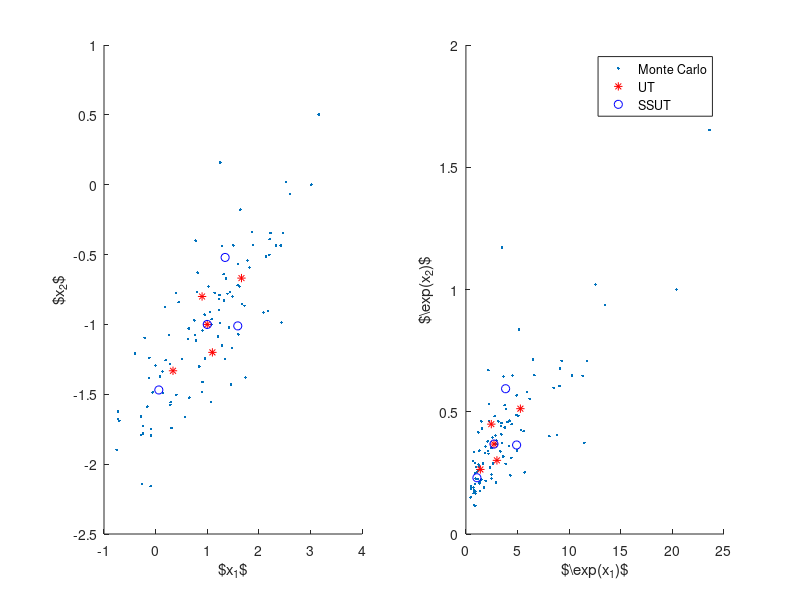

MATLAB code for this plot:
clear all
close all


x = [1 -1]'; 
P = [.9 .4; .4 .3];
r = mvnrnd(x, P, 100);
% [sqrt_Sigma, p] = chol(Sigma,'lower'); % Cholesky decomposition, lower triangular matrix
[V,D] = eig(P);
sqrt_P = V*sqrtm(D);


alfa = 0.5;
kappa = 0;
beta = 2;

nx = 2;

lambda = alfa^2*(nx + kappa) - nx;           % scaling parameter
w_m = lambda/(nx + lambda);
w_c = lambda/(nx + lambda) + (1 - alfa^2 + beta);
for i = 2:(2*nx + 1)
    w_m(i) = 0.5/(nx+lambda);
    w_c(i) = w_m(i);
end

L = 5;

eta = sqrt(nx + lambda);
X_P1 =    eta*sqrt_P;
X_P2 =  - eta*sqrt_P;
Xi = repmat(x,[1 L]) + [zeros(nx,1) X_P1 X_P2];

x_prd       = Xi*w_m'; % weighted averaging
dXi         = Xi - repmat(x_prd,[1 L]);
P_prd       = dXi*diag(w_c)*dXi'; 

        W0 = 0.5;
        W = W0;
        for i = 2:(nx + 2)
            W(i) = (1-W0)/(nx + 1);
        end
        
        w(1) = 1 + (W0 - 1)/(alfa^2);
        for i = 2:(nx + 2)
            w(i) = W(i)/(alfa^2);
        end
        
        w_m = w(1);
        w_c = w(1) + (1 - alfa^2 + beta);
        for i = 2:(nx + 2)
            w_m(i) = w(i);
            w_c(i) = w(i);
        end
        
        W1 = W(2);
        w1 = w(2);

        Xi1 = [0 -1/sqrt(2*w1) 1/sqrt(2*w1)];

        for j = 2:nx
            for i = 0:j+1
                switch i
                    case 0
                        Xi_new(:,i+1) = [Xi1(:,i+1); 0 ];
                    case j+1
                        Xi_new(:,i+1) = [zeros(j-1,1); j/sqrt(j*(j+1)*w1) ];
                    otherwise
                        Xi_new(:,i+1) = [Xi1(:,i+1); -1/sqrt(j*(j+1)*w1) ];
                end
            end

            Xi1 = Xi_new;
            clear Xi_new

        end

    Xi1 = repmat(x,[1 nx + 2]) + sqrt_P*Xi1;




y = exp(r)
Yi = exp(Xi)
Yi1 = exp(Xi1)


figure(1)
subplot(1,2,1)
hold on
plot(r(:,1),r(:,2),'.');
plot(Xi(1,:),Xi(2,:),'r*')
plot(Xi1(1,:),Xi1(2,:),'bo')
xlabel('$x_1$')
ylabel('$x_2$')

subplot(1,2,2)
hold on
plot(y(:,1),y(:,2),'.');
plot(Yi(1,:),Yi(2,:),'r*')
plot(Yi1(1,:),Yi1(2,:),'bo')
xlabel('$\exp(x_1)$')
ylabel('$\exp(x_2)$')
legend({'Monte Carlo','UT','SSUT'},'box','on')
